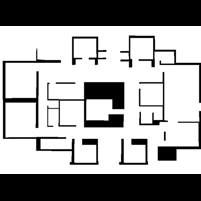
#> input picture Images/predictions/Office_resized.png, 201 x 201 px; its folder holds only this picture in this run
$ python sampling.py
#> lines starting #> are read from the running program, lines starting #| are printed output that depends on the picture
import math
import glob
import os

import cv2
import numpy as np
import matplotlib.pyplot as plt
from scipy.spatial import KDTree

# parameter
N_SAMPLE = 2000  # number of sample_points
N_KNN = 10  # number of edge from one sampled point
MAX_EDGE_LEN = 30.0  # [m] Maximum edge length

show_animation = True


class Node:
    """
    Node class for dijkstra search
    """

    # [5 lines left out: function __init__, not called in this run]

    def __str__(self):
        return str(self.x) + "," + str(self.y) + "," + \
            str(self.cost) + "," + str(self.parent_index)


def prm_planning(start_x, start_y, goal_x, goal_y,
                 obstacle_x_list, obstacle_y_list, robot_radius, *, rng=None):
    """
    Run probabilistic road map planning

    :param start_x: start x position
    :param start_y: start y position
    :param goal_x: goal x position
    :param goal_y: goal y position
    :param obstacle_x_list: obstacle x positions
    :param obstacle_y_list: obstacle y positions
    :param robot_radius: robot radius
    :param rng: (Optional) Random generator
    :return:
    """
    obstacle_kd_tree = KDTree(np.vstack((obstacle_x_list, obstacle_y_list)).T)

    sample_x, sample_y = sample_points(start_x, start_y, goal_x, goal_y,
                                       robot_radius,
                                       obstacle_x_list, obstacle_y_list,
                                       obstacle_kd_tree, rng)
    if show_animation:
        plt.plot(sample_x, sample_y, ".b")

    road_map = generate_road_map(sample_x, sample_y,
                                 robot_radius, obstacle_kd_tree)
    return sample_x, sample_y

    # return 0, 0  # rx, ry


def is_collision(sx, sy, gx, gy, rr, obstacle_kd_tree):
    x = sx
    y = sy
    dx = gx - sx
    dy = gy - sy
    yaw = math.atan2(gy - sy, gx - sx)
    d = math.hypot(dx, dy)

    if d >= MAX_EDGE_LEN:
        return True

    D = rr
    n_step = round(d / D)

    for i in range(n_step):
        dist, _ = obstacle_kd_tree.query([x, y])
        if dist <= rr:
            return True  # collision
        x += D * math.cos(yaw)
        y += D * math.sin(yaw)

    # goal point check
    dist, _ = obstacle_kd_tree.query([gx, gy])
    if dist <= rr:
        return True  # collision

    return False  # OK


def generate_road_map(sample_x, sample_y, rr, obstacle_kd_tree):
    """
    Road map generation

    sample_x: [m] x positions of sampled points
    sample_y: [m] y positions of sampled points
    robot_radius: Robot Radius[m]
    obstacle_kd_tree: KDTree object of obstacles
    """

    road_map = []
    n_sample = len(sample_x)
    sample_kd_tree = KDTree(np.vstack((sample_x, sample_y)).T)

    for (i, ix, iy) in zip(range(n_sample), sample_x, sample_y):

        dists, indexes = sample_kd_tree.query([ix, iy], k=n_sample)
        edge_id = []

        for ii in range(1, len(indexes)):
            nx = sample_x[indexes[ii]]
            ny = sample_y[indexes[ii]]

            if not is_collision(ix, iy, nx, ny, rr, obstacle_kd_tree):
                edge_id.append(indexes[ii])

            if len(edge_id) >= N_KNN:
                break

        road_map.append(edge_id)

    #  plot_road_map(road_map, sample_x, sample_y)

    return road_map


# [95 lines left out: functions dijkstra_planning, plot_road_map, not called in this run]


def sample_points(sx, sy, gx, gy, rr, ox, oy, obstacle_kd_tree, rng):
    max_x = max(ox)
    max_y = max(oy)
    min_x = min(ox)
    min_y = min(oy)

    sample_x, sample_y = [], []

    if rng is None:
        rng = np.random.default_rng()

    while len(sample_x) <= N_SAMPLE:
        tx = (rng.random() * (max_x - min_x)) + min_x
        ty = (rng.random() * (max_y - min_y)) + min_y

        dist, index = obstacle_kd_tree.query([tx, ty])

        if dist >= rr:
            sample_x.append(tx)
            sample_y.append(ty)

    sample_x.append(sx)
    sample_y.append(sy)
    sample_x.append(gx)
    sample_y.append(gy)

    return sample_x, sample_y


def main(ox, oy,filename, rng=None):
    print(__file__ + " start!!")

    # start and goal position
    sx = 10.0  # [m]
    sy = 25.0  # [m]
    gx = 180.0  # [m]
    gy = 180.0  # [m]
    robot_size = 5.0  # [m]

    if show_animation:
        plt.plot(ox, oy, ".k")
        plt.plot(sx, sy, "^r")
        plt.plot(gx, gy, "^c")
        plt.grid(True)
        plt.axis("equal")

    # print(ox)

    # rx, ry = prm_planning(sx, sy, gx, gy, ox, oy, robot_size, rng=rng)
    sample_x, sample_y = prm_planning(sx, sy, gx, gy, ox, oy, robot_size, rng=rng)

    # save samples coordinates
    with open(filename, 'w') as file:
        # Iterate over coordinates and write to the file
        for i, (x, y) in enumerate(zip(sample_x, sample_y)):
            # Check if it's the last coordinate pair
            if i == len(sample_x) - 1:
                file.write(f'{x},{y}')
            else:
                file.write(f'{x},{y}\n')

    # [6 lines of commented-out code are left out]


if __name__ == '__main__':

    path = "Images/predictions/*.png"
    image_paths = glob.glob(path)

    for image_path in image_paths:
        ttv = image_path.split(os.path.sep)[1]
        filename = os.path.basename(image_path).split(".")[0]

        im = cv2.imread(image_path)
#> im is the input picture: shape (201, 201, 3); min 0, max 255, mean 161.9
        im = cv2.flip(im, 0)
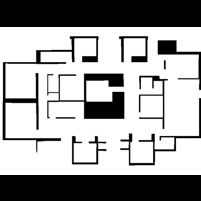
#> im: shape (201, 201, 3); min 0, max 255, mean 161.9
        im = cv2.cvtColor(im, cv2.COLOR_BGR2GRAY)
#> im: shape (201, 201)
        im = im / 255.0
        im = np.pad(im, ((1, 1), (1, 1)), mode='constant', constant_values=0)
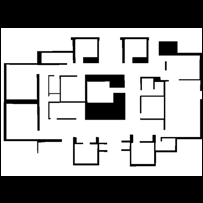
#> im: shape (203, 203) float64; min 0, max 1, mean 0.622
        height, width = im.shape
#> height = 203; width = 203

        # Initialize lists to store x, y coordinates
        x_coords = []
        y_coords = []

        # Iterate through the array to identify free space coordinates
        for y in range(height):
            for x in range(width):
                if im[y, x] == 0:  # Assuming 1 represents free space
                    x_coords.append(x)
                    y_coords.append(y)
#> after the loop, y_coords = 13685 values from 0 to 202

        main(x_coords, y_coords,f"Samples_dataset/{ttv}/{filename}_samples.txt")
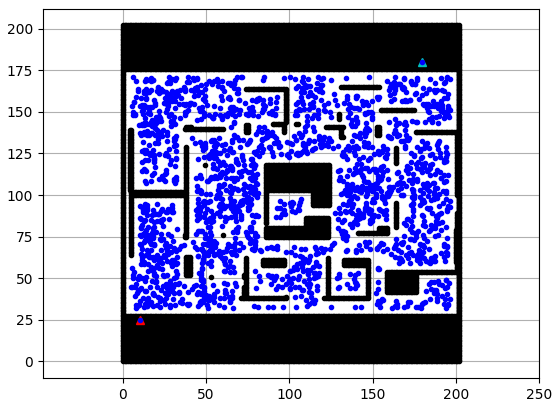
#> figure drawn by matplotlib, 1 panel

$ run again, on Images/predictions/home_resized.png
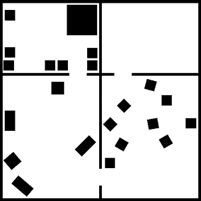
#> input picture Images/predictions/home_resized.png, 201 x 201 px
#> im is the input picture: shape (201, 201, 3); min 0, max 255, mean 212.8
#> `im = np.pad(im, ((1, 1), (1, 1)), mode='constant', constant_values=0)`:
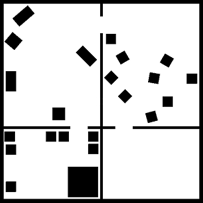
#> im: shape (203, 203) float64; min 0, max 1, mean 0.818
#> `main(x_coords, y_coords,f"Samples_dataset/{ttv}/{filename}_samples.txt")`:
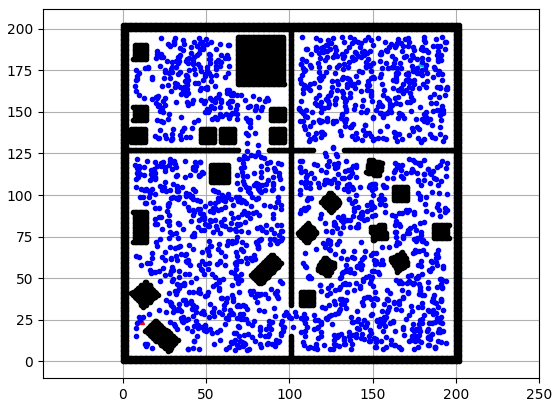
#> figure drawn by matplotlib, 1 panel

$ run again, on Images/predictions/library_resized.png
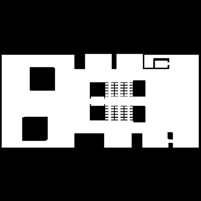
#> input picture Images/predictions/library_resized.png, 201 x 201 px
#> im is the input picture: shape (201, 201, 3); min 0, max 255, mean 95
#> `im = np.pad(im, ((1, 1), (1, 1)), mode='constant', constant_values=0)`:
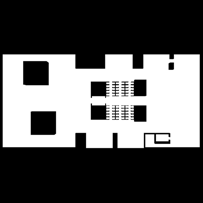
#> im: shape (203, 203) float64; min 0, max 1, mean 0.365
#> `main(x_coords, y_coords,f"Samples_dataset/{ttv}/{filename}_samples.txt")`:
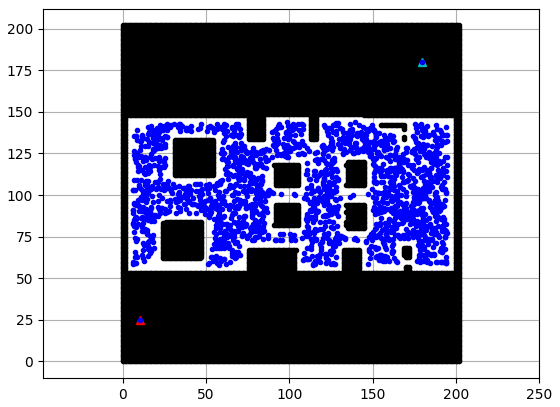
#> figure drawn by matplotlib, 1 panel
